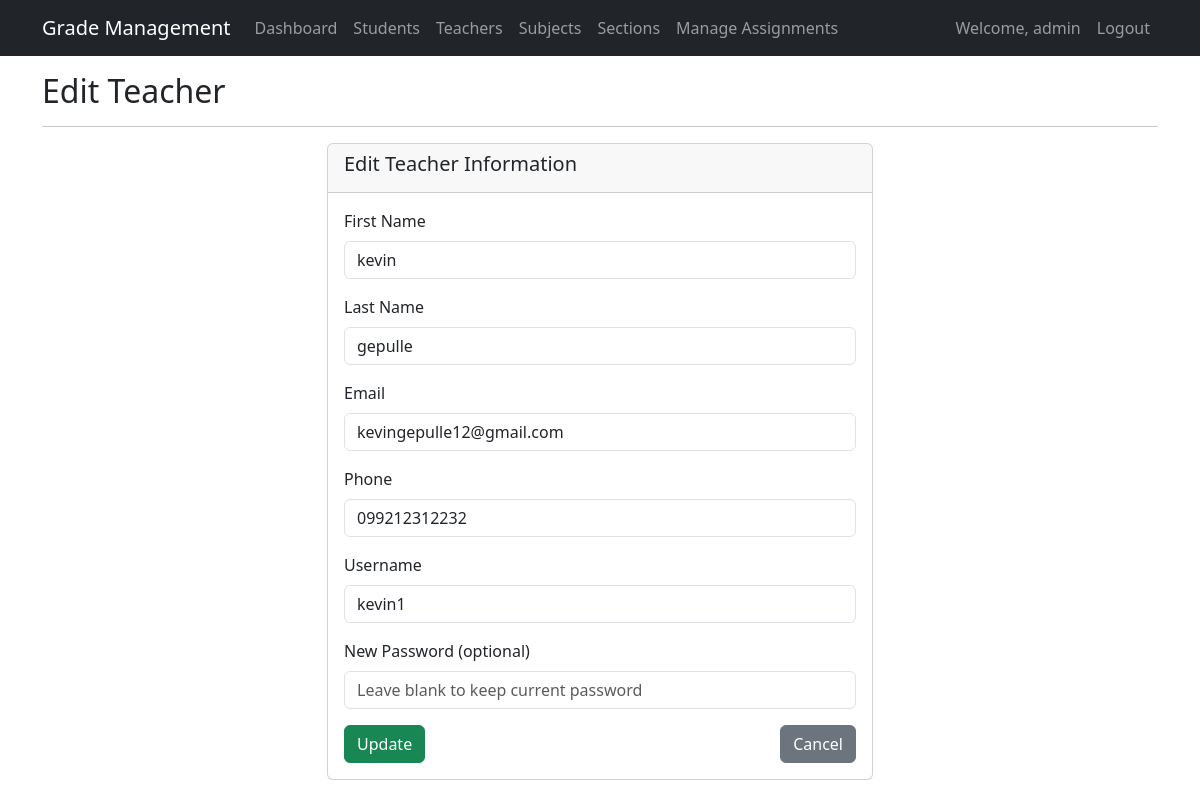
Page /admin/edit_teacher.php?id=2 (signed in) on the committed database.
### tables this page shows
CREATE TABLE `teachers` (
  `teacher_id` int(11) NOT NULL,
  `user_id` int(11) DEFAULT NULL,
  `first_name` varchar(50) NOT NULL,
  `last_name` varchar(50) NOT NULL,
  `email` varchar(100) DEFAULT NULL,
  `phone` varchar(20) DEFAULT NULL
);

CREATE TABLE `users` (
  `id` int(11) NOT NULL,
  `username` varchar(50) NOT NULL,
  `password` varchar(255) NOT NULL,
  `role` enum('admin','teacher','student') NOT NULL,
  `created_at` timestamp NOT NULL DEFAULT current_timestamp()
);

### admin/edit_teacher.php (the view, shortened to what this page needs)
<?php
require_once '../config/db.php';
$teacher_id = $_GET['id'];
$teacher = $conn->query("
    SELECT t.*, u.username, u.id AS user_id
    FROM teachers t
    JOIN users u ON t.user_id = u.id
    WHERE t.teacher_id = $teacher_id
")->fetch_assoc();
?>
<!DOCTYPE html>
<html lang="en">
<head>
    <link href="https://cdn.jsdelivr.net/npm/bootstrap@5.3.0/dist/css/bootstrap.min.css" rel="stylesheet">
</head>
<body>
    <?php include '../includes/navbar.php'; ?>
    <div class="container mt-5 pt-4">
        <h2>Edit Teacher</h2>
        <hr>
        <?php if ($teacher): ?>
            <div class="row justify-content-center">
                <div class="col-md-6">
                    <div class="card">
                        <div class="card-header">
                            <h5>Edit Teacher Information</h5>
                        </div>
                        <div class="card-body">
                            <form method="POST">
                                <div class="mb-3">
                                    <label for="first_name" class="form-label">First Name</label>
                                    <input type="text" class="form-control" id="first_name" name="first_name"
                                        value="<?php echo htmlspecialchars($teacher['first_name']); ?>" required>
                                </div>
                                <div class="mb-3">
                                    <label for="last_name" class="form-label">Last Name</label>
                                    <input type="text" class="form-control" id="last_name" name="last_name"
                                        value="<?php echo htmlspecialchars($teacher['last_name']); ?>" required>
                                </div>
                                <div class="mb-3">
                                    <label for="email" class="form-label">Email</label>
                                    <input type="email" class="form-control" id="email" name="email"
                                        value="<?php echo htmlspecialchars($teacher['email']); ?>">
                                </div>
                                <div class="mb-3">
                                    <label for="phone" class="form-label">Phone</label>
                                    <input type="tel" class="form-control" id="phone" name="phone"
                                        value="<?php echo htmlspecialchars($teacher['phone']); ?>">
                                </div>
                                <div class="mb-3">
                                    <label for="username" class="form-label">Username</label>
                                    <input type="text" class="form-control" id="username" name="username"
                                        value="<?php echo htmlspecialchars($teacher['username']); ?>" required>
                                </div>
                                <div class="mb-3">
                                    <label for="password" class="form-label">New Password (optional)</label>
                                    <input type="password" class="form-control" id="password" name="password"
                                        placeholder="Leave blank to keep current password">
                                </div>
                                <div class="d-flex justify-content-between">
                                    <button type="submit" name="update_teacher" class="btn btn-success">Update</button>
                                    <a href="manage_teachers.php" class="btn btn-secondary">Cancel</a>
                                </div>
                            </form>
                        </div>
                    </div>
                </div>
            </div>
        <?php endif; ?>
    </div>
</body>
</html>

### rows in the picture
teachers: first_name "kevin", last_name "gepulle", email "kevingepulle12@gmail.com", phone "099212312232", username "kevin1"

### other values in the picture
$_SESSION['username'] "admin"
